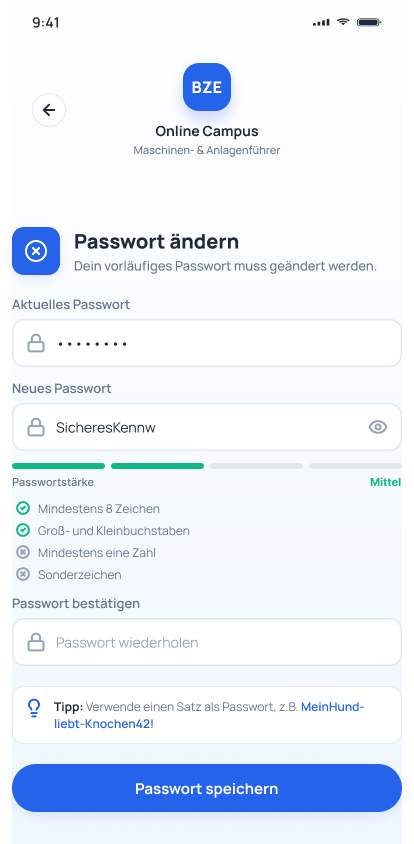
#> input picture docs/design/_compare/figma-01-2-passwort.png, 414 x 844 px
$ python band_diff.py
#> lines starting #> are read from the running program, lines starting #| are printed output that depends on the picture; pictures that were not available may be replaced by others from this repository, and a replacement may not be noted
from pathlib import Path

import numpy as np
from PIL import Image

out = Path(__file__).resolve().parent


def analyze(figma_name: str, live_name: str, bands: int = 8) -> None:
#> called with figma_name = 'figma-01-2-passwort.png', live_name = 'live-passwort.png', bands = 8
    figma = Image.open(out / figma_name).convert("RGB")
    live = Image.open(out / live_name).convert("RGB")
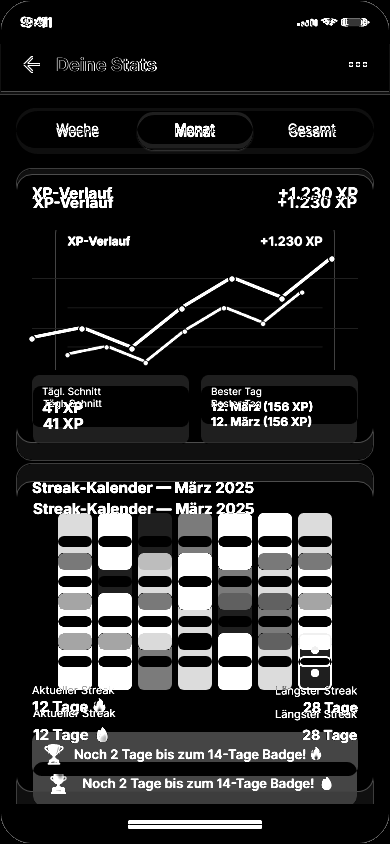
#> input picture docs/design/_compare/amp-07-5.png, 390 x 844 px, given in place of live-passwort.png, which was not available
#> live is the input picture: PIL image 390x844 RGB; min 0, max 255, mean 37.4
    figma = figma.resize(live.size, Image.Resampling.LANCZOS)
#> figma: PIL image 390x844 RGB
    a = np.asarray(figma, dtype=np.float32)
    b = np.asarray(live, dtype=np.float32)
    diff = np.abs(a - b).mean(axis=2)
    h = diff.shape[0]
#> h = 844
    print(f"=== {live_name} ===")
    for i in range(bands):
        y0 = h * i // bands
        y1 = h * (i + 1) // bands
        band = diff[y0:y1]
        pct = float((band > 30).mean() * 100)
        print(f"  y {y0:3d}-{y1:3d}: delta={pct:5.2f}% mae={band.mean():5.1f}")
#> this loop made 8 passes
#> pct on passes 1 to 8: 98.85, 95.11, 97.23, 94.88, 89.24, 77.92, 81.26, 94.13
#|   y   0-105: delta=98.85% mae=241.0
#|   y 105-211: delta=95.11% mae=230.1
#|   y 211-316: delta=97.23% mae=229.4
#|   y 316-422: delta=94.88% mae=231.6
#|   y 422-527: delta=89.24% mae=201.8
#|   y 527-633: delta=77.92% mae=168.3
#|   y 633-738: delta=81.26% mae=182.4
#|   y 738-844: delta=94.13% mae=161.6
#> pass 1, in analyze, `band = diff[y0:y1]`:
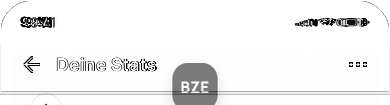
#> band: shape (105, 390) float32; min 0, max 255, mean 241
#> after the loop:
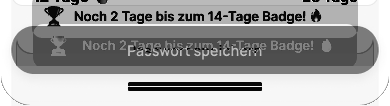
#> band: shape (106, 390) float32; min 0, max 255, mean 161.6


analyze("figma-01-2-passwort.png", "live-passwort.png")
analyze("figma-01-3-sprache.png", "live-sprache.png")
#> call 2 of analyze, with figma_name = 'figma-01-3-sprache.png', live_name = 'live-sprache.png', bands = 8
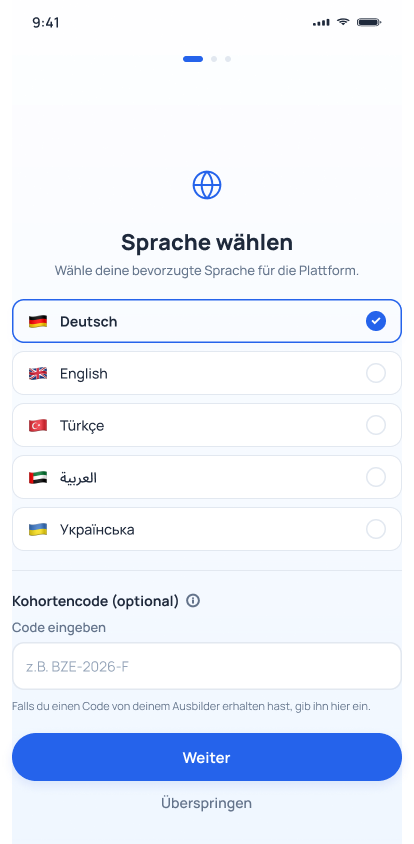
#> input picture docs/design/_compare/figma-01-3-sprache.png, 414 x 844 px
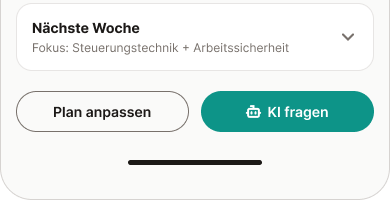
#> input picture docs/design/_compare/band-bot-figma-09-4.png, 390 x 200 px, given in place of live-sprache.png, which was not available
#> in analyze, live is the input picture: PIL image 390x200 RGB; mean R, G, B 225.4, 236.3, 234.6
#> the loop in analyze (call 2), `for i in range(bands):` made 8 passes
#> pct on passes 1 to 8: 2.85, 14.54, 12.48, 24.84, 50.64, 20.13, 17.32, 42.4
#|   y   0- 25: delta= 2.85% mae=  5.9
#|   y  25- 50: delta=14.54% mae= 19.7
#|   y  50- 75: delta=12.48% mae= 16.2
#|   y  75-100: delta=24.84% mae= 34.2
#|   y 100-125: delta=50.64% mae= 76.0
#|   y 125-150: delta=20.13% mae= 28.9
#|   y 150-175: delta=17.32% mae= 28.5
#|   y 175-200: delta=42.40% mae= 52.6
analyze("figma-01-4-onboarding.png", "live-onboarding.png")
#> call 3 of analyze, with figma_name = 'figma-01-4-onboarding.png', live_name = 'live-onboarding.png', bands = 8
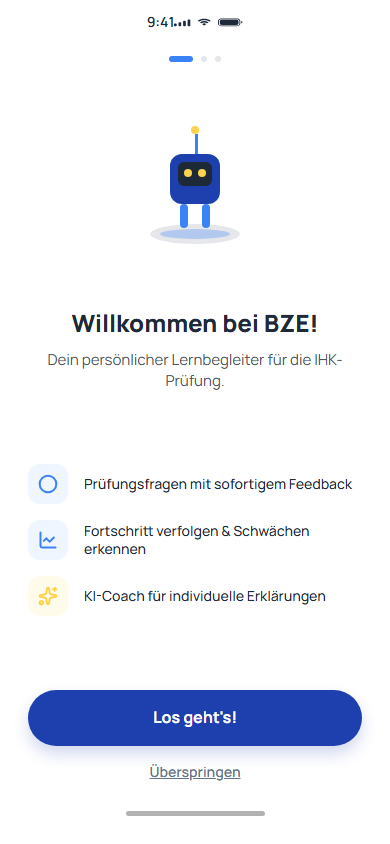
#> input picture docs/design/_compare/live-onboarding.png, 390 x 844 px
#> in analyze, live is the input picture: PIL image 390x844 RGB; mean R, G, B 236.3, 238.7, 245.9
#> the loop in analyze (call 3), `for i in range(bands):` made 8 passes
#> pct on passes 1 to 8: 2.63, 19.69, 5.69, 26.85, 50.29, 20.11, 43.08, 12.67
#|   y   0-105: delta= 2.63% mae=  5.4
#|   y 105-211: delta=19.69% mae= 27.1
#|   y 211-316: delta= 5.69% mae=  7.4
#|   y 316-422: delta=26.85% mae= 41.5
#|   y 422-527: delta=50.29% mae= 75.6
#|   y 527-633: delta=20.11% mae= 29.9
#|   y 633-738: delta=43.08% mae= 71.4
#|   y 738-844: delta=12.67% mae= 18.8
#> after the loop in analyze (call 3), `for i in range(bands):`:
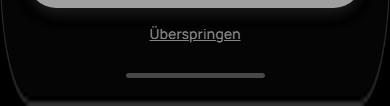
#> band: shape (106, 390) float32; min 0, max 160, mean 18.8
